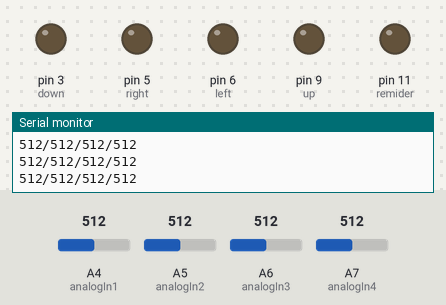
This sketch was run on a simulated Arduino Nano, built with avr-gcc and run on an emulated ATmega328P. On the bench: output pins drawn as LEDs (lit = HIGH), the last lines printed to the serial monitor. The inputs (shaded band) are chosen by the test bench; at power-on: A4 (analogIn1) = 512, A5 (analogIn2) = 512, A7 (analogIn4) = 512, A6 (analogIn3) = 512.

Above: at 1.2 s.
1.3 s: A4 (analogIn1) set to 716
At 1.9 s:
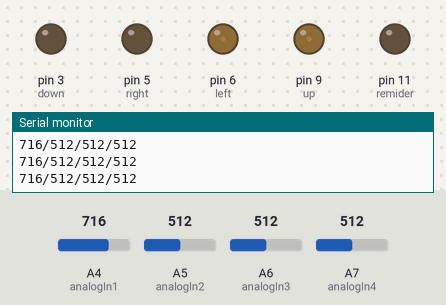
2.8 s: A5 (analogIn2) set to 716
At 3.1 s:
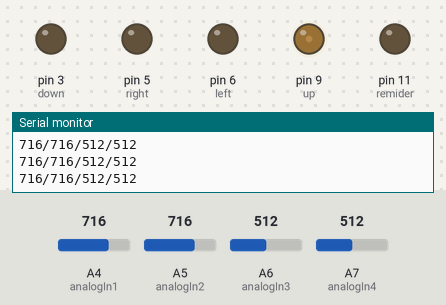
4.3 s: A7 (analogIn4) set to 716
At 5.4 s:
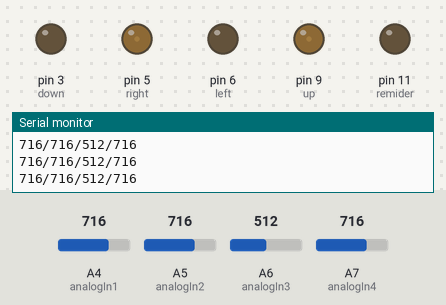
5.8 s: A6 (analogIn3) set to 48
At 6.5 s:
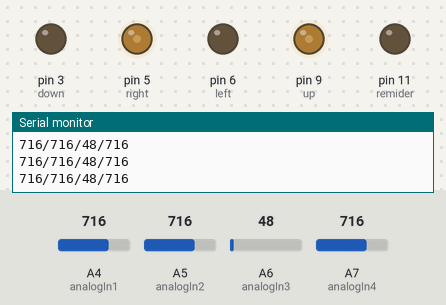
7.3 s: A4 (analogIn1) set to 502
At 7.7 s:
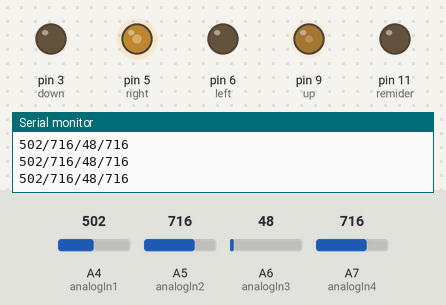
8.8 s: A5 (analogIn2) set to 992
At 10.0 s:
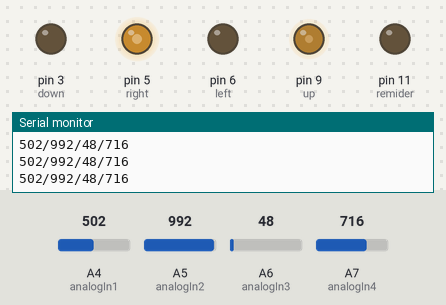
Timing chart, 0 to 11.3 s (numbered marks = the images above; inputs shaded):
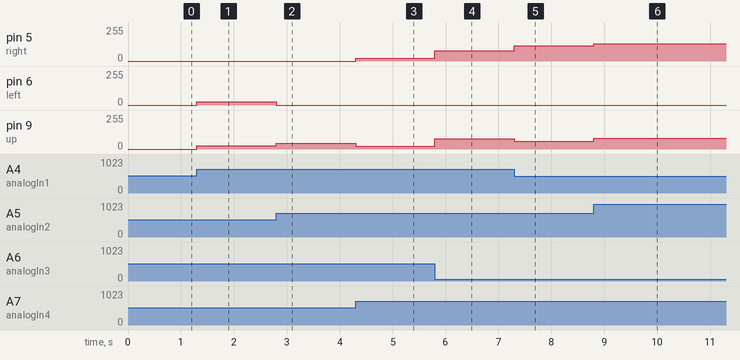

Measured:
- after the input at 1.3 s, pin 6 (left), pin 9 (up): 0/255 → 23/255 at once
- after the input at 2.8 s, pin 6 (left): 23/255 → 0/255 at once; pin 9 (up): 23/255 → 42/255 at once
- after the input at 4.3 s, pin 5 (right): 0/255 → 19/255 at once; pin 9 (up): 42/255 → 19/255 at once
- after the input at 5.8 s, pin 5 (right), pin 9 (up): 19/255 → 77/255 at once
- after the input at 7.3 s, pin 5 (right): 77/255 → 113/255 at once; pin 9 (up): 77/255 → 58/255 at once
- after the input at 8.8 s, pin 5 (right): 113/255 → 130/255 at once; pin 9 (up): 58/255 → 82/255 at once

The sketch:

pressure_sensor.ino
```cpp
#define remider 11
#define up 9
#define left 6
#define right 5
#define down 3
#define analogIn1 A4
#define analogIn2 A5
#define analogIn3 A6
#define analogIn4 A7
#define settime1 1800000
#define settime2 2400000

int valx;
int valy;
float a1,a2,a3,a4;
bool blink,status,check;
unsigned long sit_status;
unsigned long time,sit_time;
unsigned long outputtime;
unsigned long pre_time;
unsigned long blink_time;


void setup() {
  pinMode(remider, OUTPUT);
  pinMode(up, OUTPUT);
  pinMode(left, OUTPUT);
  pinMode(right, OUTPUT);
  pinMode(down, OUTPUT);

  valx = 0;
  valy = 0;
  blink = false;
  //status = false;
  status = true;
  check = false;
  time = 0;
  pre_time = 0;
  outputtime = 65;
  blink_time = 10000;
  sit_status = 0;
  sit_time = 0;


  Serial.begin(9600);
}

void loop() {

  a1 = analogRead(analogIn1);
  a2 = analogRead(analogIn2);
  a3 = analogRead(analogIn3);
  a4 = analogRead(analogIn4);

  if( a1 + a2 + a3 + a4 == 0){
    valx = 0;
    valy  = 0;
  }else{
    valx = (-255.0*a1+255.0*a2-255.0*a3+255.0*a4)/(a1 + a2 + a3 + a4);
    valy = (255.0*a1+255.0*a2-255.0*a3-255.0*a4)/(a1 + a2 + a3 + a4);

  }
  //Serial.println(String(valx)+","+String(valy));

  if(valx>0){
    analogWrite(right, valx);
    analogWrite(left, 0);
  }else if(valx<0){
    analogWrite(right, 0);
    analogWrite(left, valx*-1);
  }else{
    analogWrite(right, 0);
    analogWrite(left, 0);
  }

  if(valy>0){
    analogWrite(up, valy);
    analogWrite(down, 0);
  }else if(valy<0){
    analogWrite(up, 0);
    analogWrite(down, valy*-1);
  }else{
    analogWrite(up, 0);
    analogWrite(down, 0);
  }

  if(status){
    if ( millis() - time >= outputtime){
      //String out = "A4:" + String(analogRead(analogIn1)) + "  A5:" + String(analogRead(analogIn2)) + "  A6:"+ String(analogRead(analogIn3)) + "  A5:" + String(analogRead(analogIn4));
      String out = String(analogRead(analogIn1)) + "/" + String(analogRead(analogIn2)) + "/"+ String(analogRead(analogIn3)) + "/" + String(analogRead(analogIn4));
      Serial.println(out);
      time = millis();
    }
  }

  //------------------------------------------------------------------------------------------------------


  if((a1+a2+a3+a4)/4 >= 512 && check == false){
    check = true;
    sit_time = millis();
    //Serial.println("ON");
  }else if((a1+a2+a3+a4)/4 < 512 ){
    check = false;
    //Serial.println("Off");
  }

  if(millis() - sit_time > settime2 && (a1+a2+a3+a4)/4 >= 512){
    sit_status = 2;
    //Serial.println("2");
  }else if(millis() - sit_time > settime1 && (a1+a2+a3+a4)/4 >= 512){
    sit_status = 1;
    //Serial.println("1");
  }else{
    sit_status = 0;
    blink = false;
  }

  if(sit_status == 1){
    blink_time = 100;
  }

  if(sit_status == 2){
    blink_time = 50;
  }

  if(millis()- pre_time >= blink_time && sit_status > 0){
    blink = ! blink;
    pre_time = millis();
  }

  digitalWrite(remider , blink);

  //------------------------------------------------------------------------------------------------------

  if(Serial.available()){
    String s = Serial.readString();
    String temp;

    if(s == "/blink_slow"){
      sit_status = 1;
    }

    if(s == "/blink_fast"){
      sit_status = 2;
    }
    if(s == "/blink_off"){
      sit_status = 0;
    }

    for(int i=0 ; i<7 ; i++){
      temp+=s[i];
    }
    if(temp == "/data 1"){ //show data
      status = true;

      if(s.length()>8){ // change the output time
        String num;
        for(int i=8; i< s.length()-1;i++){
          if( s[i] > 47 and s[i] < 58){
            num+=s[i];
          }
        }
        outputtime = num.toInt();
      }

    }else if(temp == "/data 0"){ //don't show data
      status = false;
    }else if(temp =="/data\n"){
      temp = "Output: " + String(status) + "   Output time: " + String(outputtime) + "ms";
      Serial.println(temp);
    }else{
      //Serial.println("Wrong code...");
    }
  }
}
```
